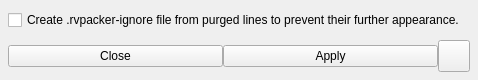
<?xml version="1.0" encoding="UTF-8"?>
<ui version="4.0">
 <class>PurgeMenu</class>
 <widget class="QWidget" name="PurgeMenu">
  <property name="geometry">
   <rect>
    <x>0</x>
    <y>0</y>
    <width>478</width>
    <height>80</height>
   </rect>
  </property>
  <property name="windowTitle">
   <string notr="true"/>
  </property>
  <layout class="QVBoxLayout" name="verticalLayout">
   <property name="spacing">
    <number>8</number>
   </property>
   <property name="leftMargin">
    <number>8</number>
   </property>
   <property name="topMargin">
    <number>8</number>
   </property>
   <property name="rightMargin">
    <number>8</number>
   </property>
   <property name="bottomMargin">
    <number>8</number>
   </property>
   <item>
    <widget class="QWidget" name="widget" native="true">
     <layout class="QHBoxLayout" name="horizontalLayout">
      <property name="spacing">
       <number>8</number>
      </property>
      <property name="leftMargin">
       <number>0</number>
      </property>
      <property name="topMargin">
       <number>0</number>
      </property>
      <property name="rightMargin">
       <number>0</number>
      </property>
      <property name="bottomMargin">
       <number>0</number>
      </property>
      <item>
       <widget class="QCheckBox" name="createIgnoreCheckbox">
        <property name="text">
         <string>Create .rvpacker-ignore file from purged lines to prevent their further appearance.</string>
        </property>
       </widget>
      </item>
     </layout>
    </widget>
   </item>
   <item>
    <widget class="QWidget" name="widget_2" native="true">
     <layout class="QHBoxLayout" name="horizontalLayout_2">
      <property name="spacing">
       <number>0</number>
      </property>
      <property name="leftMargin">
       <number>0</number>
      </property>
      <property name="topMargin">
       <number>0</number>
      </property>
      <property name="rightMargin">
       <number>0</number>
      </property>
      <property name="bottomMargin">
       <number>0</number>
      </property>
      <item>
       <widget class="QPushButton" name="closeButton">
        <property name="text">
         <string>Close</string>
        </property>
       </widget>
      </item>
      <item>
       <widget class="QPushButton" name="applyButton">
        <property name="text">
         <string>Apply</string>
        </property>
       </widget>
      </item>
      <item>
       <widget class="QPushButton" name="fileSelectButton">
        <property name="sizePolicy">
         <sizepolicy hsizetype="Fixed" vsizetype="Fixed">
          <horstretch>0</horstretch>
          <verstretch>0</verstretch>
         </sizepolicy>
        </property>
        <property name="minimumSize">
         <size>
          <width>32</width>
          <height>32</height>
         </size>
        </property>
        <property name="maximumSize">
         <size>
          <width>32</width>
          <height>32</height>
         </size>
        </property>
        <property name="text">
         <string/>
        </property>
        <property name="icon">
         <iconset resource="../../resources.qrc">
          <normaloff>:/icons/files.svg</normaloff>:/icons/files.svg</iconset>
        </property>
        <property name="iconSize">
         <size>
          <width>20</width>
          <height>20</height>
         </size>
        </property>
       </widget>
      </item>
     </layout>
    </widget>
   </item>
  </layout>
 </widget>
 <resources>
  <include location="../../resources.qrc"/>
 </resources>
 <connections/>
</ui>
